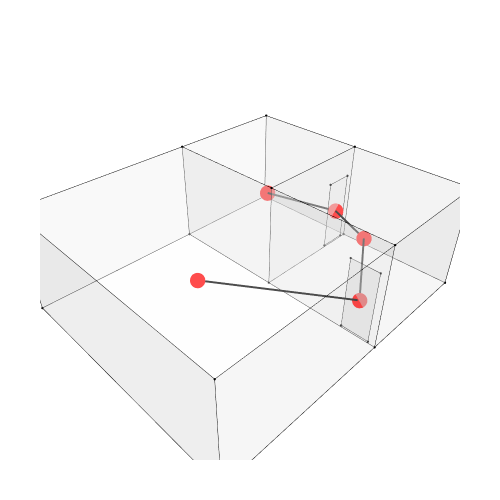

Source (notebook cell):
### Markdown cell above
## 11. Show the geometry and graph

### Code cell
Topology.Show(house, d1, d2, g2,
              vertexSizeKey="size",
              vertexColorKey="color",
              edgeWidthKey="width",
              edgeColorKey="color",
              faceOpacity=0.3,
              width=500,
              height=500,
              backgroundColor="white",
              renderer=renderer
              )

### Figure 1 — Plotly figure (JSON) as saved in the notebook; plotly's stock layout.template omitted (floating-point values rounded to 4 significant figures)
{"data": [{"customdata": ["", "", "", "", "", "", "", "", "", "", "", "", "", "", "", ""], "hoverinfo": "text", "hovertemplate": ["Click ", "Click ", "Click ", "Click ", "Click ", "Click ", "Click ", "Click ", "Click ", "Click ", "Click ", "Click ", "Click ", "Click ", "Click ", "Click "], "hovertext": ["", "", "", "", "", "", "", "", "", "", "", "", "", "", "", ""], "legendgroup": "1", "legendrank": 1, "marker": {"color": ["#000000", "#000000", "#000000", "#000000", "#000000", "#000000", "#000000", "#000000", "#000000", "#000000", "#000000", "#000000", "#000000", "#000000", "#000000", "#000000"], "line": {"width": 0}, "opacity": 1, "size": [2.8, 2.8, 2.8, 2.8, 2.8, 2.8, 2.8, 2.8, 2.8, 2.8, 2.8, 2.8, 2.8, 2.8, 2.8, 2.8], "sizemode": "diameter", "symbol": "circle"}, "mode": "markers", "name": "1: Untitled (Vertices)", "showlegend": false, "text": ["", "", "", "", "", "", "", "", "", "", "", "", "", "", "", ""], "type": "scatter3d", "x": [0, 5, 5, 5, 0, 5, 0, 5, 5, 0, 8.5, 8.5, 8.5, 8.5, 8.5, 8.5], "y": [7, 7, 3.5, 0, 0, 7, 7, 3.5, 0, 0, 7, 3.5, 7, 3.5, 0, 0], "z": [0, 0, 0, 0, 0, 3, 3, 3, 3, 3, 0, 0, 3, 3, 0, 3]}, {"hoverinfo": "text", "hovertext": [], "legendgroup": "2", "legendrank": 2, "line": {"color": "#000000", "dash": "solid", "width": 1}, "marker": {"color": "#000000", "size": 0.25, "symbol": "circle"}, "mode": "markers+lines", "name": "1: Untitled (Edges)", "showlegend": false, "text": [], "type": "scatter3d", "x": [0, 5, null, 5, 5, null, 5, 5, null, 5, 0, null, 0, 0, null, 5, 5, null, 0, 5, null, 0, 0, null, 5, 5, null, 5, 5, null, 5, 5, null, 5, 5, null, 0, 0, null, 5, 0, null, 0, 0, null, 5, 8.5, null, 8.5, 8.5, null, 8.5, 5, null, 8.5, 8.5, null, 5, 8.5, null, 8.5, 8.5, null, 8.5, 8.5, null, 8.5, 5, null, 8.5, 8.5, null, 8.5, 5, null, 8.5, 8.5, null, 8.5, 8.5, null, 8.5, 5, null], "y": [7, 7, null, 7, 3.5, null, 3.5, 0, null, 0, 0, null, 0, 7, null, 7, 7, null, 7, 7, null, 7, 7, null, 7, 3.5, null, 3.5, 3.5, null, 3.5, 0, null, 0, 0, null, 0, 0, null, 0, 0, null, 0, 7, null, 7, 7, null, 7, 3.5, null, 3.5, 3.5, null, 7, 7, null, 7, 7, null, 3.5, 3.5, null, 7, 3.5, null, 3.5, 3.5, null, 3.5, 0, null, 0, 0, null, 0, 0, null, 3.5, 0, null, 0, 0, null], "z": [0, 0, null, 0, 0, null, 0, 0, null, 0, 0, null, 0, 0, null, 3, 0, null, 3, 3, null, 0, 3, null, 3, 3, null, 3, 0, null, 3, 3, null, 3, 0, null, 3, 0, null, 3, 3, null, 3, 3, null, 0, 0, null, 0, 0, null, 0, 0, null, 3, 0, null, 3, 3, null, 3, 0, null, 3, 3, null, 3, 3, null, 0, 0, null, 0, 0, null, 3, 0, null, 3, 3, null, 3, 3, null]}, {"cmax": 1, "cmin": 0, "color": "#FAFAFA", "colorscale": [[0, "#440154"], [0.1111, "#482878"], [0.2222, "#3e4989"], [0.3333, "#31688e"], [0.4444, "#26828e"], [0.5556, "#1f9e89"], [0.6667, "#35b779"], [0.7778, "#6ece58"], [0.8889, "#b5de2b"], [1, "#fde725"]], "flatshading": true, "hoverinfo": "text", "hovertext": "", "i": [0, 3, 3, 5, 3, 4, 6, 1, 7, 0, 9, 3, 5, 8, 7, 9, 4, 4, 6, 4, 12, 10, 11, 11, 13, 7, 1, 1, 13, 11, 2, 8, 15, 8], "j": [1, 4, 1, 6, 5, 6, 7, 7, 8, 2, 0, 0, 3, 7, 6, 7, 10, 11, 12, 6, 13, 12, 13, 7, 12, 13, 11, 14, 15, 13, 14, 2, 13, 15], "k": [2, 1, 0, 4, 4, 1, 1, 2, 2, 8, 8, 9, 9, 9, 5, 5, 11, 1, 10, 10, 11, 11, 7, 1, 6, 6, 14, 2, 14, 14, 15, 15, 7, 7], "legendgroup": "3", "legendrank": 3, "lighting": {"facenormalsepsilon": 0}, "name": "1: Untitled (Faces)", "opacity": 0.3, "showlegend": false, "showscale": false, "text": "", "type": "mesh3d", "x": [0, 5, 5, 0, 5, 0, 5, 5, 5, 0, 8.5, 8.5, 8.5, 8.5, 8.5, 8.5], "y": [0, 3.5, 0, 7, 7, 7, 7, 3.5, 0, 0, 7, 3.5, 7, 3.5, 0, 0], "z": [0, 0, 0, 0, 0, 3, 3, 3, 3, 3, 0, 0, 3, 3, 0, 3]}, {"customdata": ["", "", "", ""], "hoverinfo": "text", "hovertemplate": ["Click ", "Click ", "Click ", "Click "], "hovertext": ["", "", "", ""], "legendgroup": "5", "legendrank": 5, "marker": {"color": ["#000000", "#000000", "#000000", "#000000"], "line": {"width": 0}, "opacity": 1, "size": [2.8, 2.8, 2.8, 2.8], "sizemode": "diameter", "symbol": "circle"}, "mode": "markers", "name": "2: Untitled (Vertices)", "showlegend": false, "text": ["", "", "", ""], "type": "scatter3d", "x": [7.5, 8.3, 8.3, 7.5], "y": [3.5, 3.5, 3.5, 3.5], "z": [0.05, 0.05, 2.15, 2.15]}, {"hoverinfo": "text", "hovertext": [], "legendgroup": "6", "legendrank": 6, "line": {"color": "#000000", "dash": "solid", "width": 1}, "marker": {"color": "#000000", "size": 0.25, "symbol": "circle"}, "mode": "markers+lines", "name": "2: Untitled (Edges)", "showlegend": false, "text": [], "type": "scatter3d", "x": [7.5, 8.3, null, 8.3, 8.3, null, 8.3, 7.5, null, 7.5, 7.5, null], "y": [3.5, 3.5, null, 3.5, 3.5, null, 3.5, 3.5, null, 3.5, 3.5, null], "z": [0.05, 0.05, null, 0.05, 2.15, null, 2.15, 2.15, null, 2.15, 0.05, null]}, {"cmax": 1, "cmin": 0, "color": "#FAFAFA", "colorscale": [[0, "#440154"], [0.1111, "#482878"], [0.2222, "#3e4989"], [0.3333, "#31688e"], [0.4444, "#26828e"], [0.5556, "#1f9e89"], [0.6667, "#35b779"], [0.7778, "#6ece58"], [0.8889, "#b5de2b"], [1, "#fde725"]], "flatshading": true, "hoverinfo": "text", "hovertext": "", "i": [0, 0], "j": [1, 2], "k": [2, 3], "legendgroup": "7", "legendrank": 7, "lighting": {"facenormalsepsilon": 0}, "name": "2: Untitled (Faces)", "opacity": 0.3, "showlegend": false, "showscale": false, "text": "", "type": "mesh3d", "x": [8.3, 8.3, 7.5, 7.5], "y": [3.5, 3.5, 3.5, 3.5], "z": [0.05, 2.15, 2.15, 0.05]}, {"customdata": ["", "", "", ""], "hoverinfo": "text", "hovertemplate": ["Click ", "Click ", "Click ", "Click "], "hovertext": ["", "", "", ""], "legendgroup": "9", "legendrank": 9, "marker": {"color": ["#000000", "#000000", "#000000", "#000000"], "line": {"width": 0}, "opacity": 1, "size": [2.8, 2.8, 2.8, 2.8], "sizemode": "diameter", "symbol": "circle"}, "mode": "markers", "name": "3: Untitled (Vertices)", "showlegend": false, "text": ["", "", "", ""], "type": "scatter3d", "x": [5, 5, 5, 5], "y": [0.2, 0.2, 1, 1], "z": [0.05, 2.15, 2.15, 0.05]}, {"hoverinfo": "text", "hovertext": [], "legendgroup": "10", "legendrank": 10, "line": {"color": "#000000", "dash": "solid", "width": 1}, "marker": {"color": "#000000", "size": 0.25, "symbol": "circle"}, "mode": "markers+lines", "name": "3: Untitled (Edges)", "showlegend": false, "text": [], "type": "scatter3d", "x": [5, 5, null, 5, 5, null, 5, 5, null, 5, 5, null], "y": [0.2, 0.2, null, 0.2, 1, null, 1, 1, null, 1, 0.2, null], "z": [0.05, 2.15, null, 2.15, 2.15, null, 2.15, 0.05, null, 0.05, 0.05, null]}, {"cmax": 1, "cmin": 0, "color": "#FAFAFA", "colorscale": [[0, "#440154"], [0.1111, "#482878"], [0.2222, "#3e4989"], [0.3333, "#31688e"], [0.4444, "#26828e"], [0.5556, "#1f9e89"], [0.6667, "#35b779"], [0.7778, "#6ece58"], [0.8889, "#b5de2b"], [1, "#fde725"]], "flatshading": true, "hoverinfo": "text", "hovertext": "", "i": [0, 0], "j": [1, 2], "k": [2, 3], "legendgroup": "11", "legendrank": 11, "lighting": {"facenormalsepsilon": 0}, "name": "3: Untitled (Faces)", "opacity": 0.3, "showlegend": false, "showscale": false, "text": "", "type": "mesh3d", "x": [5, 5, 5, 5], "y": [0.2, 0.2, 1, 1], "z": [0.05, 2.15, 2.15, 0.05]}, {"hoverinfo": "text", "hovertext": [], "legendgroup": "14", "legendrank": 14, "line": {"color": "#000000", "dash": "solid", "width": 4}, "marker": {"color": "#000000", "size": 1, "symbol": "circle"}, "mode": "markers+lines", "name": "4: Untitled Graph (Edges)", "showlegend": false, "text": [], "type": "scatter3d", "x": [2.5, 5.01, null, 6.75, 5.01, null, 6.75, 7.91, null, 6.75, 7.91, null], "y": [3.5, 0.61, null, 1.75, 0.61, null, 1.75, 3.51, null, 5.25, 3.51, null], "z": [1.5, 1.11, null, 1.5, 1.11, null, 1.5, 1.11, null, 1.5, 1.11, null]}, {"customdata": ["", "", "", "", ""], "hoverinfo": "text", "hovertemplate": ["Click ", "Click ", "Click ", "Click ", "Click "], "hovertext": ["", "", "", "", ""], "legendgroup": "13", "legendrank": 13, "marker": {"color": ["#FF0000", "#FF0000", "#FF0000", "#FF0000", "#FF0000"], "line": {"width": 0}, "opacity": 1, "size": [18, 18, 18, 18, 18], "sizemode": "diameter", "symbol": "circle"}, "mode": "markers", "name": "4: Untitled Graph (Vertices)", "showlegend": false, "text": ["", "", "", "", ""], "type": "scatter3d", "x": [2.5, 5.01, 6.75, 7.91, 6.75], "y": [3.5, 0.61, 1.75, 3.51, 5.25], "z": [1.5, 1.11, 1.5, 1.11, 1.5]}], "layout": {"autosize": true, "height": 500, "margin": {"b": 40, "l": 40, "r": 40, "t": 40}, "paper_bgcolor": "#FFFFFF", "plot_bgcolor": "#FFFFFF", "scene": {"aspectmode": "data", "camera": {"center": {"x": 0, "y": 0, "z": 0}, "eye": {"x": -1.25, "y": -1.25, "z": 1.25}, "projection": {"type": "perspective"}, "up": {"x": 0, "y": 0, "z": 1}}, "xaxis": {"visible": false}, "yaxis": {"visible": false}, "zaxis": {"visible": false}}, "showlegend": true, "width": 500, "xaxis": {"showgrid": false, "visible": false, "zeroline": false}, "yaxis": {"showgrid": false, "visible": false, "zeroline": false}}}
